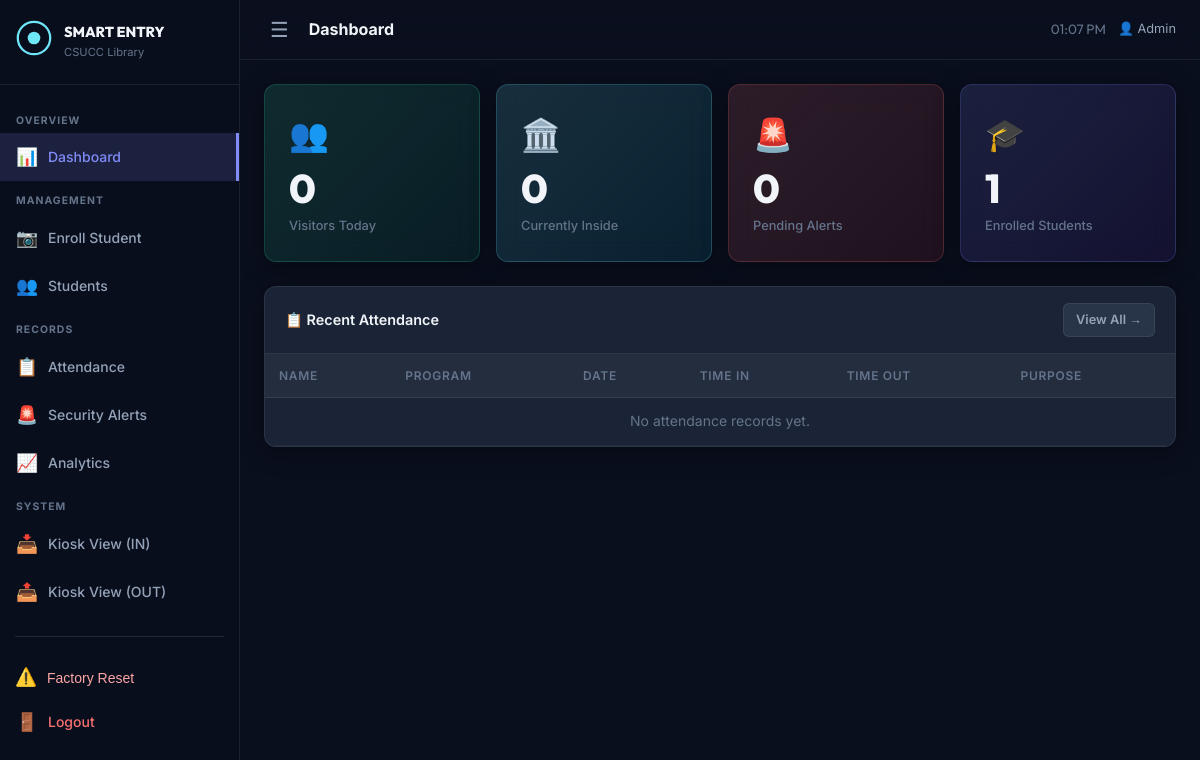
Page /admin/dashboard (signed in) on the earlier database version.
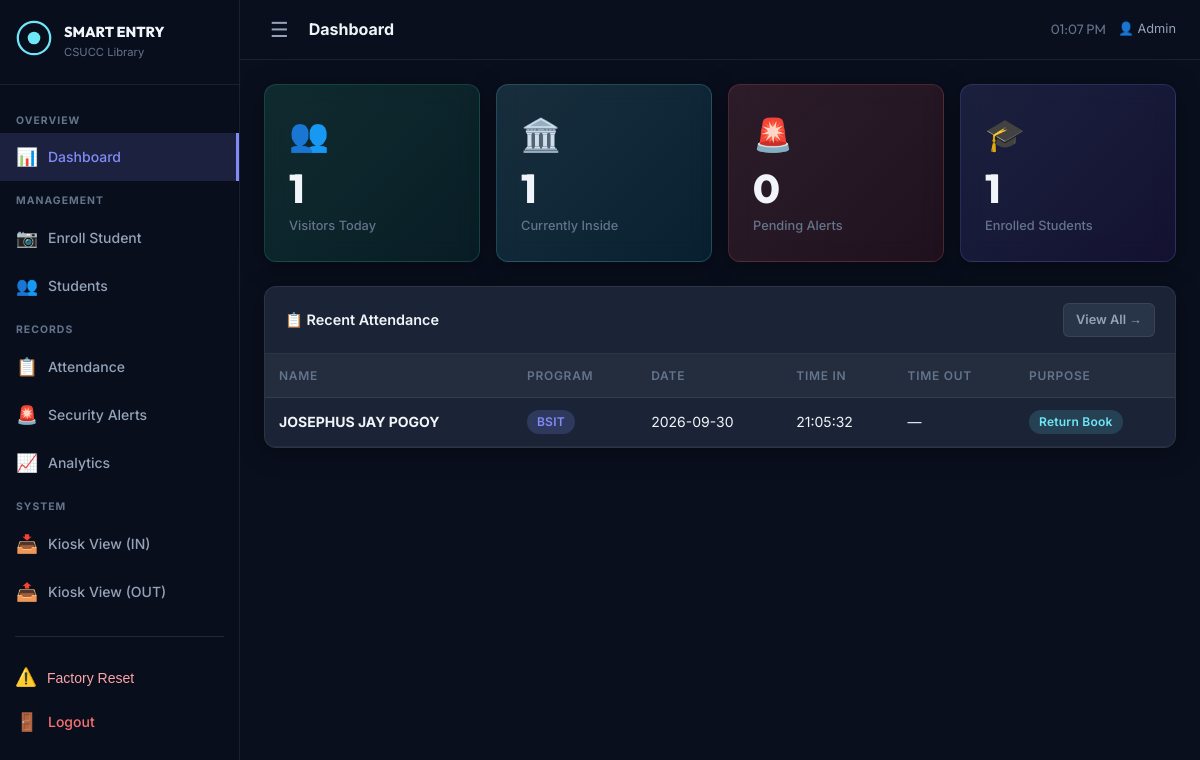
Same page on the later database version.
### tables this page shows
CREATE TABLE attendance_logs (
            id             INTEGER PRIMARY KEY AUTOINCREMENT,
            student_db_id  INTEGER NOT NULL REFERENCES students(id),
            date           TEXT    NOT NULL,
            time_in        TEXT    NOT NULL,
            time_out       TEXT,
            visit_purpose  TEXT,
            node           TEXT    NOT NULL DEFAULT 'entry'
        );

CREATE TABLE students (
            id          INTEGER PRIMARY KEY AUTOINCREMENT,
            full_name   TEXT    NOT NULL,
            student_id  TEXT    NOT NULL UNIQUE,
            program     TEXT    NOT NULL,
            status      TEXT    NOT NULL DEFAULT 'active',
            enrolled_at TEXT    NOT NULL DEFAULT (datetime('now','localtime'))
        );

### routes/dashboard.py (the view)
@dashboard_bp.route("/admin")
@dashboard_bp.route("/admin/dashboard")
@login_required
def home():
    stats = {
        "today_visitors": db.get_todays_visitor_count(),
        "currently_inside": db.get_currently_inside_count(),
        "pending_alerts": db.count_unresolved_alerts(),
        "total_enrolled": db.count_students(),
    }
    recent_logs = db.get_recent_logs(limit=8)
    return render_template("admin/dashboard.html", stats=stats, recent_logs=recent_logs)

### app.py (called while the page is built)
@login_manager.user_loader
def load_user(user_id):
    from database.database import get_db_connection
    conn = get_db_connection()
    row = conn.execute("SELECT * FROM admins WHERE id = ?", (user_id,)).fetchone()
    conn.close()
    if row:
        return AdminUser(row)
    return None

### database/database.py (called while the page is built)
def get_db_connection():
    conn = sqlite3.connect(Config.DATABASE_PATH)
    conn.row_factory = sqlite3.Row
    conn.execute("PRAGMA foreign_keys = ON")
    return conn

def count_students() -> int:
    conn = get_db_connection()
    n = conn.execute("SELECT COUNT(*) FROM students WHERE status = 'active'").fetchone()[0]
    conn.close()
    return n

def get_todays_visitor_count() -> int:
    today = datetime.now().strftime("%Y-%m-%d")
    conn = get_db_connection()
    n = conn.execute(
        "SELECT COUNT(*) FROM attendance_logs WHERE date = ?", (today,)
    ).fetchone()[0]
    conn.close()
    return n

def get_currently_inside_count() -> int:
    today = datetime.now().strftime("%Y-%m-%d")
    conn = get_db_connection()
    n = conn.execute(
        "SELECT COUNT(*) FROM attendance_logs WHERE date = ? AND time_out IS NULL",
        (today,),
    ).fetchone()[0]
    conn.close()
    return n

def get_recent_logs(limit: int = 10):
    conn = get_db_connection()
    rows = conn.execute(
        """SELECT al.id, s.full_name, s.program, al.date, al.time_in,
                  al.time_out, al.visit_purpose
           FROM attendance_logs al
           JOIN students s ON al.student_db_id = s.id
           ORDER BY al.id DESC LIMIT ?""",
        (limit,),
    ).fetchall()
    conn.close()
    return rows

def count_unresolved_alerts() -> int:
    conn = get_db_connection()
    n = conn.execute(
        "SELECT COUNT(*) FROM security_alerts WHERE resolved = 0"
    ).fetchone()[0]
    conn.close()
    return n

### templates/admin/dashboard.html (shortened to what this page needs)
{% extends "admin/base_admin.html" %}
{% block page_title %}Dashboard{% endblock %}
{% block admin_content %}
<div class="stats-grid">
  <div class="stat-card green" id="cardVisitors" onclick="window.location.href='{{ url_for('attendance.attendance_page') }}'" style="cursor: pointer; transition: transform 0.2s;" onmouseover="this.style.transform='translateY(-2px)'" onmouseout="this.style.transform='translateY(0)'">
    <div class="stat-icon">👥</div>
    <div class="stat-value" id="statVisitors">{{ stats.today_visitors }}</div>
    <div class="stat-label">Visitors Today</div>
  </div>
  <div class="stat-card blue" id="cardInside" onclick="window.location.href='{{ url_for('attendance.attendance_page') }}'" style="cursor: pointer; transition: transform 0.2s;" onmouseover="this.style.transform='translateY(-2px)'" onmouseout="this.style.transform='translateY(0)'">
    <div class="stat-icon">🏛️</div>
    <div class="stat-value" id="statInside">{{ stats.currently_inside }}</div>
    <div class="stat-label">Currently Inside</div>
  </div>
  <div class="stat-card red" id="cardAlerts" onclick="window.location.href='{{ url_for('kiosk.alerts_page') }}'" style="cursor: pointer; transition: transform 0.2s;" onmouseover="this.style.transform='translateY(-2px)'" onmouseout="this.style.transform='translateY(0)'">
    <div class="stat-icon">🚨</div>
    <div class="stat-value" id="statAlerts">{{ stats.pending_alerts }}</div>
    <div class="stat-label">Pending Alerts</div>
  </div>
  <div class="stat-card purple" id="cardEnrolled" onclick="window.location.href='{{ url_for('students.list_students') }}'" style="cursor: pointer; transition: transform 0.2s;" onmouseover="this.style.transform='translateY(-2px)'" onmouseout="this.style.transform='translateY(0)'">
    <div class="stat-icon">🎓</div>
    <div class="stat-value" id="statEnrolled">{{ stats.total_enrolled }}</div>
    <div class="stat-label">Enrolled Students</div>
  </div>
</div>
<div class="card mt-4">
  <div class="card-header">
    <span>📋 Recent Attendance</span>
    <a href="{{ url_for('attendance.attendance_page') }}" class="btn btn-sm btn-ghost">View All →</a>
  </div>
  <div class="card-body p-0">
    <table class="table">
      <thead>
        <tr>
          <th>Name</th><th>Program</th><th>Date</th>
          <th>Time In</th><th>Time Out</th><th>Purpose</th>
        </tr>
      </thead>
      <tbody id="recentLogsBody">
        {% for log in recent_logs %}
        <tr>
          <td><strong>{{ log.full_name }}</strong></td>
          <td><span class="badge badge-info">{{ log.program }}</span></td>
          <td>{{ log.date }}</td>
          <td>{{ log.time_in }}</td>
          <td>{{ log.time_out or '—' }}</td>
          <td>
            {% if log.visit_purpose %}
              <span class="badge badge-purpose">{{ log.visit_purpose }}</span>
            {% else %}—{% endif %}
          </td>
        </tr>
        {% else %}
        <tr><td colspan="6" class="text-center text-muted">No attendance records yet.</td></tr>
        {% endfor %}
      </tbody>
    </table>
  </div>
</div>
{% endblock %}

### templates/admin/base_admin.html (shortened to what this page needs)
{% extends "base.html" %}
{% block body_class %}admin-body{% endblock %}
{% block extra_css %}
<link rel="stylesheet" href="{{ url_for('static', filename='css/admin.css') }}" />
{% endblock %}
{% block content %}
<div class="admin-layout">
  <aside class="sidebar" id="sidebar">
    <div class="sidebar-header">
      <div class="sidebar-logo">
      </div>
      <div class="sidebar-brand">
        <span class="brand-name">SMART ENTRY</span>
        <span class="brand-sub">CSUCC Library</span>
      </div>
    </div>
    <nav class="sidebar-nav">
      <div class="nav-section-label">OVERVIEW</div>
      <a href="{{ url_for('dashboard.home') }}" class="nav-item {% if request.endpoint == 'dashboard.home' %}active{% endif %}">
        <span class="nav-icon">📊</span><span class="nav-label">Dashboard</span>
      </a>
      <div class="nav-section-label">MANAGEMENT</div>
      <a href="{{ url_for('students.enroll_page') }}" class="nav-item {% if request.endpoint in ['students.enroll_page'] %}active{% endif %}">
        <span class="nav-icon">📷</span><span class="nav-label">Enroll Student</span>
      </a>
      <a href="{{ url_for('students.list_students') }}" class="nav-item {% if request.endpoint == 'students.list_students' %}active{% endif %}">
        <span class="nav-icon">👥</span><span class="nav-label">Students</span>
      </a>
      <div class="nav-section-label">RECORDS</div>
      <a href="{{ url_for('attendance.attendance_page') }}" class="nav-item {% if request.endpoint == 'attendance.attendance_page' %}active{% endif %}">
        <span class="nav-icon">📋</span><span class="nav-label">Attendance</span>
      </a>
      <a href="{{ url_for('kiosk.alerts_page') }}" class="nav-item {% if request.endpoint == 'kiosk.alerts_page' %}active{% endif %}">
        <span class="nav-icon">🚨</span>
        <span class="nav-label">Security Alerts</span>
        {% set alert_count = pending_alerts_count | default(0) %}
      </a>
      <a href="{{ url_for('attendance.analytics_page') }}" class="nav-item {% if request.endpoint == 'attendance.analytics_page' %}active{% endif %}">
        <span class="nav-icon">📈</span><span class="nav-label">Analytics</span>
      </a>
      <div class="nav-section-label">SYSTEM</div>
      <a href="{{ url_for('kiosk.kiosk_entry') }}" class="nav-item" target="_blank">
        <span class="nav-icon">📥</span><span class="nav-label">Kiosk View (IN)</span>
      </a>
      <a href="{{ url_for('kiosk.kiosk_exit') }}" class="nav-item" target="_blank">
        <span class="nav-icon">📤</span><span class="nav-label">Kiosk View (OUT)</span>
      </a>
      <div style="margin: 20px 15px; border-top: 1px solid rgba(255,255,255,0.1);"></div>
      <form action="{{ url_for('dashboard.system_reset') }}" method="POST" onsubmit="return confirm('⚠️ WARNING!\n\nThis will completely wipe all students, attendance logs, alerts, and facial data.\n\nAre you absolutely sure you want to Factory Reset?');">
        <button type="submit" class="nav-item" style="width: 100%; text-align: left; background: transparent; border: none; cursor: pointer; color: #fca5a5; padding-left: 15px;">
          <span class="nav-icon">⚠️</span><span class="nav-label">Factory Reset</span>
        </button>
      </form>
      <a href="{{ url_for('auth.logout') }}" class="nav-item nav-logout">
        <span class="nav-icon">🚪</span><span class="nav-label">Logout</span>
      </a>
    </nav>
  </aside>
  <div class="admin-main">
    <header class="admin-topbar">
      <button class="sidebar-toggle" id="sidebarToggle" title="Toggle sidebar">☰</button>
      <div class="topbar-title">{% block page_title %}Dashboard{% endblock %}</div>
      <div class="topbar-right">
        <span class="topbar-time" id="adminClock">--:--</span>
        <span class="topbar-admin">👤 Admin</span>
      </div>
    </header>
    <div class="admin-content">
      {% block admin_content %}{% endblock %}
    </div>
  </div>
</div>
{% endblock %}

### templates/base.html (shortened to what this page needs)
<!DOCTYPE html>
<html lang="en">
<head>
  <link rel="stylesheet" href="{{ url_for('static', filename='css/main.css') }}" />
  {% block extra_css %}{% endblock %}
</head>
<body class="{% block body_class %}{% endblock %}">
  {% block content %}{% endblock %}
</body>
</html>

### static/css/main.css (style rules this page uses)
*, *::before, *::after { box-sizing: border-box; margin: 0; padding: 0; }
:root { --bg-900: #0a0f1e; --bg-800: #0f172a; --bg-700: #1e293b; --bg-600: #334155; --surface: rgba(30, 41, 59, 0.85); --surface-2: rgba(51, 65, 85, 0.6); --accent-cyan: #6ee7f7; --accent-indigo: #818cf8; --accent-green: #34d399; --accent-amber: #fbbf24; --accent-red: #f87171; --text-primary: #f1f5f9; --text-secondary: #94a3b8; --text-muted: #64748b; --border: rgba(255,255,255,0.08); --font-body: 'Inter', system-ui, sans-serif; --font-display: 'Outfit', 'Inter', sans-serif; --radius-sm: 6px; --radius-md: 12px; --radius-lg: 20px; --radius-xl: 28px; --shadow-glow: 0 0 30px rgba(110, 231, 247, 0.15); --shadow-card: 0 4px 24px rgba(0,0,0,0.4); --shadow-lg: 0 8px 40px rgba(0,0,0,0.5); }
html, body { font-family: var(--font-body); background: var(--bg-900); color: var(--text-primary); min-height: 100vh; line-height: 1.6; -webkit-font-smoothing: antialiased; }
a { color: var(--accent-cyan); text-decoration: none; }
.mt-4 { margin-top: 1.5rem; }
.p-0 { padding: 0 !important; }
.btn { display: inline-flex; align-items: center; gap: 6px; padding: 10px 20px; border-radius: var(--radius-sm); font-family: var(--font-body); font-size: 0.875rem; font-weight: 600; cursor: pointer; border: none; transition: all 0.2s ease; white-space: nowrap; }
.btn-ghost { background: var(--surface-2); color: var(--text-secondary); border: 1px solid var(--border); }
.btn-sm { padding: 6px 12px; font-size: 0.8rem; }
.card { background: var(--surface); backdrop-filter: blur(12px); border: 1px solid var(--border); border-radius: var(--radius-md); box-shadow: var(--shadow-card); overflow: hidden; }
.card-header { padding: 1rem 1.25rem; border-bottom: 1px solid var(--border); font-weight: 600; font-size: 0.9rem; color: var(--text-primary); display: flex; align-items: center; justify-content: space-between; }
.card-body { padding: 1.25rem; }
.badge { display: inline-block; padding: 2px 10px; border-radius: 999px; font-size: 0.75rem; font-weight: 600; letter-spacing: 0.02em; }
.badge-info { background: rgba(129,140,248,0.2); color: var(--accent-indigo); }
.badge-purpose { background: rgba(110,231,247,0.15); color: var(--accent-cyan); }
.table { width: 100%; border-collapse: collapse; font-size: 0.875rem; }
.table thead tr { background: rgba(255,255,255,0.04); }
.table th { padding: 12px 14px; text-align: left; font-size: 0.75rem; font-weight: 600; color: var(--text-muted); letter-spacing: 0.06em; text-transform: uppercase; white-space: nowrap; border-bottom: 1px solid var(--border); }
.table td { padding: 12px 14px; border-bottom: 1px solid rgba(255,255,255,0.04); vertical-align: middle; }
.stats-grid { display: grid; grid-template-columns: repeat(auto-fill, minmax(200px, 1fr)); gap: 1rem; }
.stat-card { padding: 1.5rem; border-radius: var(--radius-md); border: 1px solid var(--border); display: flex; flex-direction: column; gap: 8px; backdrop-filter: blur(12px); box-shadow: var(--shadow-card); transition: transform 0.2s; }
.stat-card.green { background: linear-gradient(135deg, rgba(52,211,153,0.15), rgba(5,150,105,0.1)); border-color: rgba(52,211,153,0.2); }
.stat-card.blue { background: linear-gradient(135deg, rgba(110,231,247,0.15), rgba(6,182,212,0.1)); border-color: rgba(110,231,247,0.2); }
.stat-card.red { background: linear-gradient(135deg, rgba(248,113,113,0.15), rgba(220,38,38,0.1)); border-color: rgba(248,113,113,0.2); }
.stat-card.purple { background: linear-gradient(135deg, rgba(129,140,248,0.15), rgba(109,40,217,0.1)); border-color: rgba(129,140,248,0.2); }
.stat-icon { font-size: 2rem; }
.stat-value { font-family: var(--font-display); font-size: 2.5rem; font-weight: 800; line-height: 1; }
.stat-label { font-size: 0.8rem; color: var(--text-muted); font-weight: 500; }

Differences in the rows shown:
added attendance_logs: full_name "JOSEPHUS JAY POGOY", program "BSIT", date "2026-09-30", time_in "21:05:32", time_out "—", visit_purpose "Return Book"
Other differences:
{{ stats.today_visitors }}: "0" → "1"
{{ stats.currently_inside }}: "0" → "1"
text no longer shown: "No attendance records yet."
